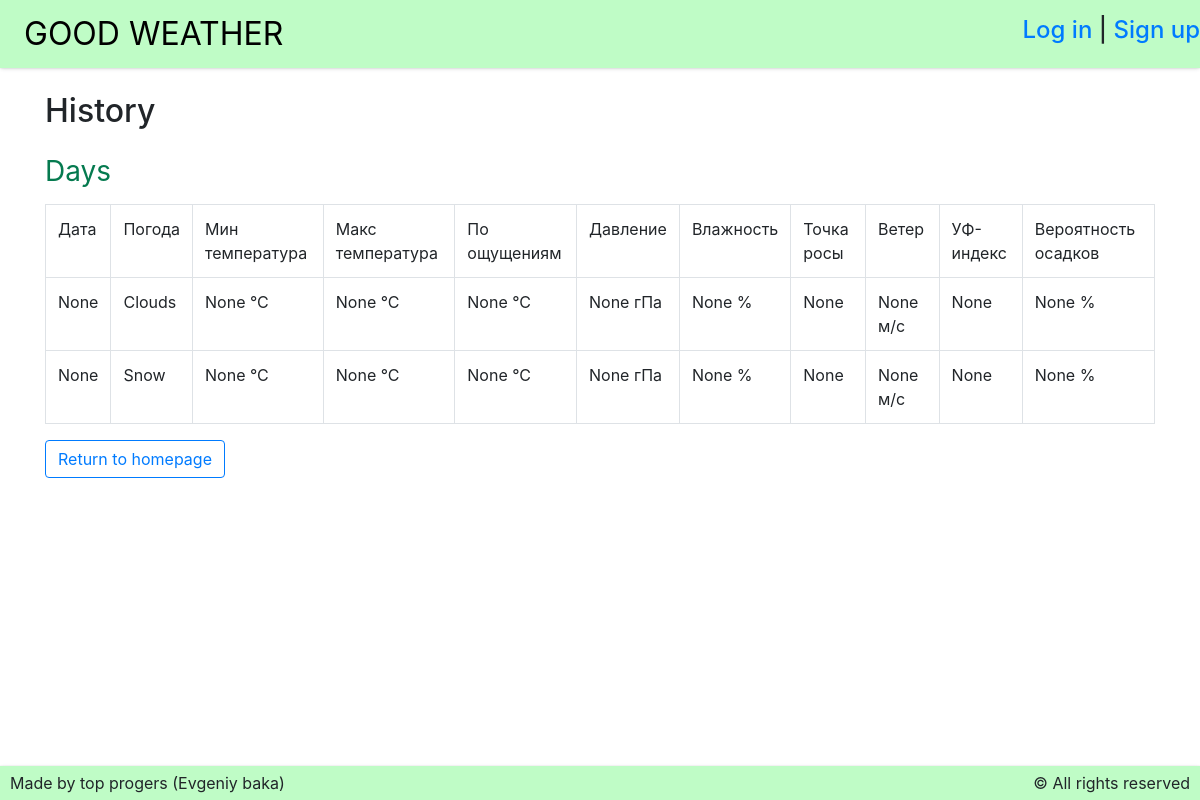
The page /history/ on the database its author committed.
### pcpo/goodweather/models.py (models this page shows, shortened)
class GoodDay(models.Model):
	date = models.CharField(max_length=40, verbose_name='date', null=True, blank=True)
	weather = models.CharField(max_length=20, verbose_name='weather', null=True, blank=True)
	date_millisecs = models.FloatField(verbose_name='date_millisecs', null=True, blank=True)
	temp_min = models.FloatField(verbose_name='temp_min', null=True, blank=True)
	temp_max = models.FloatField(verbose_name='temp_max', null=True, blank=True)
	feels_like_day = models.FloatField(verbose_name='feels_like_day', null=True, blank=True)
	pressure = models.IntegerField(verbose_name='pressure', null=True, blank=True)
	humidity = models.IntegerField(verbose_name='humidity', null=True, blank=True)
	dew_point = models.FloatField(verbose_name='dew_point', null=True, blank=True)
	wind_speed = models.FloatField(verbose_name='wind_speed', null=True, blank=True)
	uvi = models.FloatField(verbose_name='uvi', null=True, blank=True)
	pop = models.IntegerField(verbose_name='pop', null=True, blank=True)
	class Meta:
		verbose_name_plural = 'GoodDays'
		verbose_name = 'GoodDay'
		ordering = ['-date']

### pcpo/goodweather/views.py (the view)
# urls.py: path('history/', HistoryListView.as_view(), name='history'),
class HistoryListView(ListView):
    model = GoodDay
    template_name = 'goodweather/history.html'
    def get_queryset(self):
        queryset = super().get_queryset()
        return queryset

### pcpo/goodweather/templates/goodweather/history.html (shortened to what this page needs)
{% extends 'layout/basic.html' %}
{% block content %}
  <h2>History</h2>
  <table class="table table-bordered border-info">
    <caption>Days</caption>
    <tr>
      <td>Дата</td>
      <td>Погода</td>
      <td>Мин температура</td>
      <td>Макс температура</td>
      <td>По ощущениям</td>
      <td>Давление</td>
      <td>Влажность</td>
      <td>Точка росы</td>
      <td>Ветер</td>
      <td>УФ-индекс</td>
      <td>Вероятность осадков</td>
    </tr>
    {% for day in object_list %}
      <tr>
        <td>{{ day.date }}</td>
        <td>{{ day.weather }}</td>
        <td>{{ day.temp_min }} °C</td>
        <td>{{ day.temp_max }} °C</td>
        <td>{{ day.feels_like_day }} °C</td>
        <td>{{ day.pressure }} гПа</td>
        <td>{{ day.humidity }} %</td>
        <td>{{ day.dew_point }}</td>
        <td>{{ day.wind_speed }} м/с</td>
        <td>{{ day.uvi }}</td>
        <td>{{ day.pop }} %</td>
      </tr>
    {% empty %}
      <td colspan="11" class="text-center">No days :( </td>
    {% endfor %}
  </table>
  <a class="btn btn-outline-primary" href="{% url 'home' day=7 %}">Return to homepage</a>
{% endblock content %}

### pcpo/goodweather/templates/layout/basic.html (shortened to what this page needs)
{% load static %}
<!DOCTYPE html>
<html lang="en">
  <head>
    <link rel="stylesheet" href="https://maxcdn.bootstrapcdn.com/bootstrap/4.0.0/css/bootstrap.min.css">
    <link rel="stylesheet" type="text/css" href="{% static 'style.css' %}">
  </head>
  <body class="body">
    <div class="wrapper">
      <header class="header">
        <a class="logo" href="{% url 'home' day=7 %}">Good Weather</a>
        <div class="auth">
          {% if user.is_authenticated %}
            <h4><span>Hello, {{ user.username }}! | </span><a href="{% url 'account_logout' %}">Log out</a></h4>
            <h4><a href="{% url 'history' %}">Browse history</a></h4>
          {% else %}
            <h4>
              <a href="{% url 'account_login' %}">Log in</a> | <a href="{% url 'account_signup' %}">Sign up</a>
            </h4>
          {% endif %}
        </div>
      </header>
      <div class="page">
        <div class="container">
          {% block content %}
          {% endblock content %}
        </div>
      </div>
      <footer class="footer">
        <div>Made by top progers (Evgeniy baka)</div>
        <div>&copy; All rights reserved</div>
      </footer>
    </div>
  </body>
</html>

### pcpo/goodweather/static/style.css (style rules this page uses)
a, a:hover, a:active, a:visited, a:focus { text-decoration:none !important; }
html, body { height: 100%; }
.wrapper { display: flex; flex-direction: column; justify-content: space-between; min-height: 100%; }
.page { flex: 1 0 auto; }
.footer { flex: 0 0 auto; display: flex; justify-content: space-around; padding: 5px 10px; }
.header, .footer { display: flex; justify-content: space-between; align-items: center; background-color: rgb(191, 252, 198); box-shadow: 0px 0px 1px 0px rgb(61 66 81 / 20%), 0px 1px 4px -1px rgb(61 66 81 / 30%); }
.logo { margin-left: 2%; font-size: 24pt; text-transform: uppercase; text-align: left; color: black !important; display: inline-block; padding-top: 10px; padding-bottom: 10px; }
.page { display: flex; }
.container { margin-top: 2% !important; margin-left: auto !important; margin-bottom: 2% !important; }
caption { caption-side: top; font-size: 28px; color: #057a4f; }

### rows shown on the page
GoodDay: date "None", weather "Clouds", temp_min "None", temp_max "None", feels_like_day "None", pressure "None", humidity "None", dew_point "None", wind_speed "None", uvi "None", pop "None"
GoodDay: date "None", weather "Snow", temp_min "None", temp_max "None", feels_like_day "None", pressure "None", humidity "None", dew_point "None", wind_speed "None", uvi "None", pop "None"
